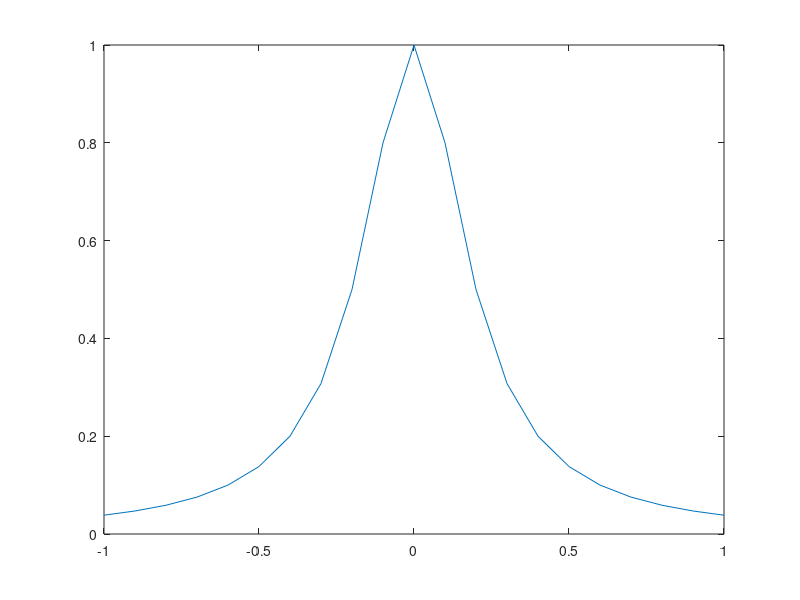

Source code (MATLAB): (Note: this script raises an error after producing the figure.)
clf;
x1=-1:0.1:1;
x2=x1(1:2:size(x1, 2));
plot(x1, 1./(1+25*x1.^2));
hold on;
plot(x1, lagrange_interp(x2, 1./(1+25*x2.^2), x1), 'r');
